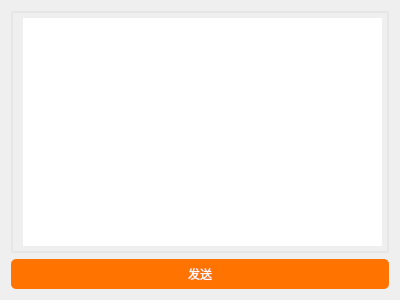
<?xml version="1.0" encoding="UTF-8"?>
<ui version="4.0">
 <class>BugReport</class>
 <widget class="QDialog" name="BugReport">
  <property name="geometry">
   <rect>
    <x>0</x>
    <y>0</y>
    <width>400</width>
    <height>300</height>
   </rect>
  </property>
  <property name="windowTitle">
   <string>评价/BUG反馈</string>
  </property>
  <property name="windowIcon">
   <iconset resource="../../mainwindow.qrc">
    <normaloff>:/Resource/pic/mainwindow/BUGFIXING.svg</normaloff>:/Resource/pic/mainwindow/BUGFIXING.svg</iconset>
  </property>
  <layout class="QVBoxLayout" name="verticalLayout">
   <item>
    <widget class="QTextEdit" name="BugReport_te">
     <property name="styleSheet">
      <string notr="true">QTextEdit
{
border:2px solid rgb(229,230,231);
padding:5px; 
padding-left:10px; 
border-radius:3px; 
/*color:rgb(35,35,35);*/
font:16px &quot;Microsoft YaHei&quot;;
}
QTextEdit:hover
{
border:2px solid rgb(141,141,127);
}
QTextEdit:focus
{
border:2px solid rgb(26,179,148);
}</string>
     </property>
    </widget>
   </item>
   <item>
    <widget class="QPushButton" name="submit_Btn">
     <property name="styleSheet">
      <string notr="true">QPushButton#submit_Btn
{
background:rgb(255,115,0); 
color:rgb(255,255,255); 
border-radius:5px; 
min-height:30px; 
min-width:75px; 
font:17px &quot;Microsoft YaHei&quot;;
}
QPushButton#submit_Btn:hover
{
background:rgb(201,93,4);
}
QPushButton#submit_Btn:pressed
{
background:rgb(255,0,91);
}
QPushButton#OutPutPath_Btn:disabled
{
background:rgb(80,80,80);
}
 </string>
     </property>
     <property name="text">
      <string>发送</string>
     </property>
    </widget>
   </item>
  </layout>
 </widget>
 <resources>
  <include location="../../mainwindow.qrc"/>
 </resources>
 <connections/>
</ui>
